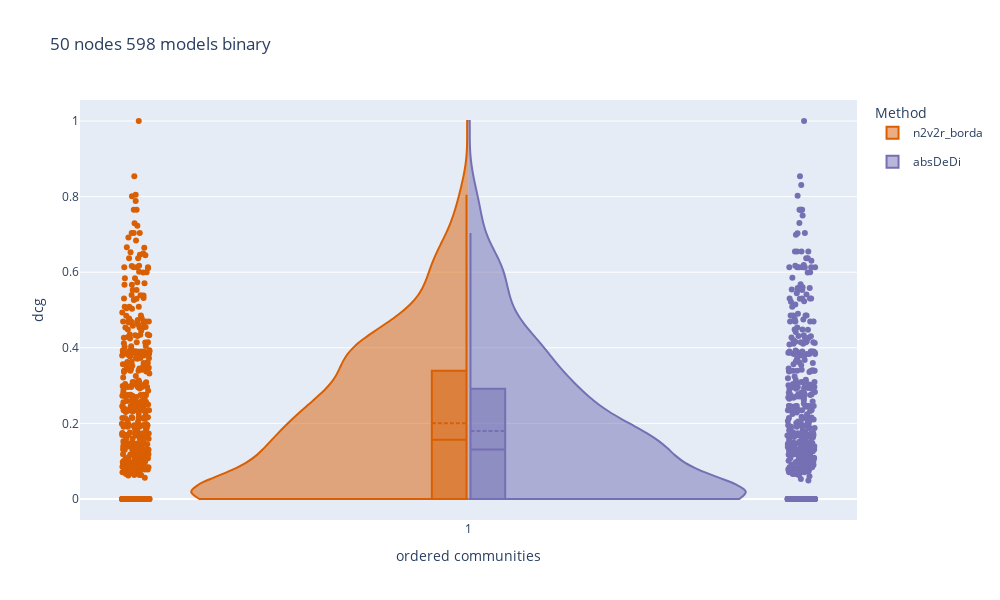
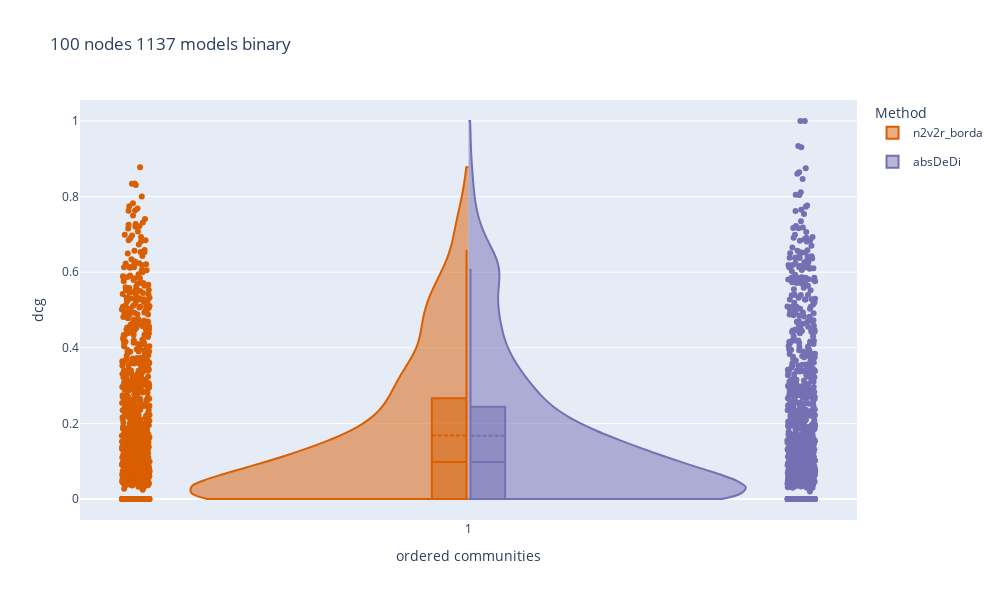
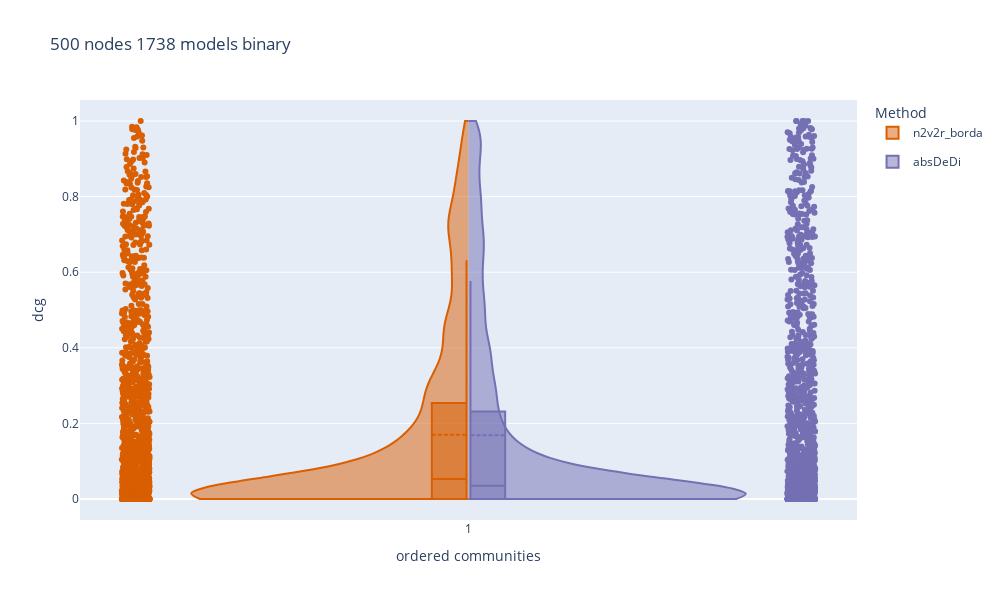
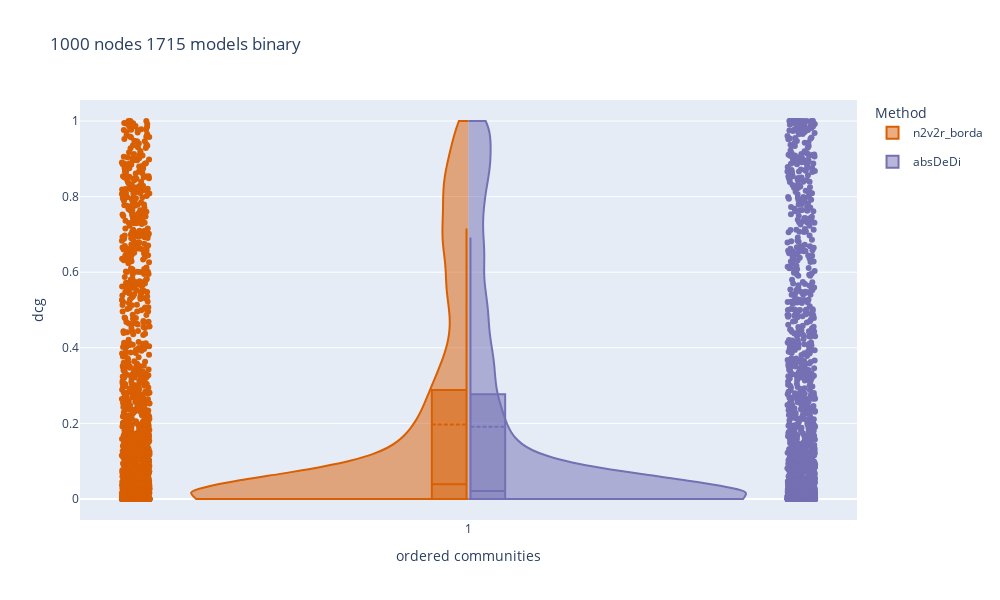

These figures' notebook cell, in order:
### Code cell
import plotly.graph_objects as go


num_nodes = [50, 100, 500, 1000, 5000]
num_com = 10


for i in range(len(num_nodes)):
    dcgs = np.concatenate((list_all_n2v2r_binary[i],list_all_n2v2r_borda_binary[i],list_all_absDeDi_binary[i]), axis=None)
    num_models = len(list_all_n2v2r_non_binary[i])
    method_indicator = (['n2v2r'] * ((num_com)*num_models) ) + (['n2v2r_borda'] * ((num_com)*num_models)) + (['absDeDi'] * ((num_com)*num_models))
    comms = [str(i) for i in range(1,num_com+1)]
    comms_indicator = (comms * 3)*num_models

    df = pd.DataFrame(list(zip(dcgs,  method_indicator, comms_indicator)),
                columns =['dcgs', 'method', 'ordered communities'])
    
    df = df[((df['ordered communities']=='1'))]


    # fig = px.violin(df_restr, x="ordered communities", y="ndcgs", 
    #             color='method',  box=True, 
    #             height=400,  title= f'{num_nodes[i]} samples non binary',  color_discrete_sequence = ['#1b9e77','#d95f02','#7570b3'])



    # fig.show()

    fig = go.Figure()

    fig.add_trace(go.Violin(x=df['ordered communities'][ df['method'] == 'n2v2r_borda' ],
                            y=df['dcgs'][ df['method'] == 'n2v2r_borda' ],
                            legendgroup='n2v2r_borda', scalegroup='n2v2r_borda', name='n2v2r_borda',
                            side='negative',
                            pointpos=-1.2,
                            line_color='#d95f02')
                )
    fig.add_trace(go.Violin(x=df['ordered communities'][ df['method'] == 'absDeDi' ],
                            y=df['dcgs'][ df['method'] == 'absDeDi' ],
                            legendgroup='absDeDi', scalegroup='absDeDi', name='absDeDi',
                            side='positive',
                            pointpos=1.2,
                            line_color='#7570b3')
                )
                
    fig.update_traces(meanline_visible=True,spanmode = 'hard', box_visible=True, points='all', # show all points
                  jitter=0.05)
    fig.update_layout(violingap=0, violinmode='overlay', title=f'{num_nodes[i]} nodes {num_models}  samples binary',
    xaxis_title="ordered communities",
    yaxis_title="dcg",
    legend_title="Method",width=1000,
    height=600)

    fig.show()

### Figure 1 — Plotly figure (JSON) as saved in the notebook; plotly's stock layout.template omitted (floating-point values rounded to 4 significant figures; data arrays with more than 128 entries replaced by an {"elided": "..."} marker saying what was removed)
{"data": [{"box": {"visible": true}, "jitter": 0.05, "legendgroup": "n2v2r_borda", "line": {"color": "#d95f02"}, "meanline": {"visible": true}, "name": "n2v2r_borda", "pointpos": -1.2, "points": "all", "scalegroup": "n2v2r_borda", "side": "negative", "spanmode": "hard", "type": "violin", "x": {"elided": "598 str values"}, "y": {"elided": "598 float values"}}, {"box": {"visible": true}, "jitter": 0.05, "legendgroup": "absDeDi", "line": {"color": "#7570b3"}, "meanline": {"visible": true}, "name": "absDeDi", "pointpos": 1.2, "points": "all", "scalegroup": "absDeDi", "side": "positive", "spanmode": "hard", "type": "violin", "x": {"elided": "598 str values"}, "y": {"elided": "598 float values"}}], "layout": {"height": 600, "legend": {"title": {"text": "Method"}}, "title": {"text": "50 nodes 598 models binary"}, "violingap": 0, "violinmode": "overlay", "width": 1000, "xaxis": {"title": {"text": "ordered communities"}}, "yaxis": {"title": {"text": "dcg"}}}}

### Figure 2 — Plotly figure (JSON) as saved in the notebook; plotly's stock layout.template omitted (floating-point values rounded to 4 significant figures; data arrays with more than 128 entries replaced by an {"elided": "..."} marker saying what was removed)
{"data": [{"box": {"visible": true}, "jitter": 0.05, "legendgroup": "n2v2r_borda", "line": {"color": "#d95f02"}, "meanline": {"visible": true}, "name": "n2v2r_borda", "pointpos": -1.2, "points": "all", "scalegroup": "n2v2r_borda", "side": "negative", "spanmode": "hard", "type": "violin", "x": {"elided": "1137 str values"}, "y": {"elided": "1137 float values"}}, {"box": {"visible": true}, "jitter": 0.05, "legendgroup": "absDeDi", "line": {"color": "#7570b3"}, "meanline": {"visible": true}, "name": "absDeDi", "pointpos": 1.2, "points": "all", "scalegroup": "absDeDi", "side": "positive", "spanmode": "hard", "type": "violin", "x": {"elided": "1137 str values"}, "y": {"elided": "1137 float values"}}], "layout": {"height": 600, "legend": {"title": {"text": "Method"}}, "title": {"text": "100 nodes 1137 models binary"}, "violingap": 0, "violinmode": "overlay", "width": 1000, "xaxis": {"title": {"text": "ordered communities"}}, "yaxis": {"title": {"text": "dcg"}}}}

### Figure 3 — Plotly figure (JSON) as saved in the notebook; plotly's stock layout.template omitted (floating-point values rounded to 4 significant figures; data arrays with more than 128 entries replaced by an {"elided": "..."} marker saying what was removed)
{"data": [{"box": {"visible": true}, "jitter": 0.05, "legendgroup": "n2v2r_borda", "line": {"color": "#d95f02"}, "meanline": {"visible": true}, "name": "n2v2r_borda", "pointpos": -1.2, "points": "all", "scalegroup": "n2v2r_borda", "side": "negative", "spanmode": "hard", "type": "violin", "x": {"elided": "1738 str values"}, "y": {"elided": "1738 float values"}}, {"box": {"visible": true}, "jitter": 0.05, "legendgroup": "absDeDi", "line": {"color": "#7570b3"}, "meanline": {"visible": true}, "name": "absDeDi", "pointpos": 1.2, "points": "all", "scalegroup": "absDeDi", "side": "positive", "spanmode": "hard", "type": "violin", "x": {"elided": "1738 str values"}, "y": {"elided": "1738 float values"}}], "layout": {"height": 600, "legend": {"title": {"text": "Method"}}, "title": {"text": "500 nodes 1738 models binary"}, "violingap": 0, "violinmode": "overlay", "width": 1000, "xaxis": {"title": {"text": "ordered communities"}}, "yaxis": {"title": {"text": "dcg"}}}}

### Figure 4 — Plotly figure (JSON) as saved in the notebook; plotly's stock layout.template omitted (floating-point values rounded to 4 significant figures; data arrays with more than 128 entries replaced by an {"elided": "..."} marker saying what was removed)
{"data": [{"box": {"visible": true}, "jitter": 0.05, "legendgroup": "n2v2r_borda", "line": {"color": "#d95f02"}, "meanline": {"visible": true}, "name": "n2v2r_borda", "pointpos": -1.2, "points": "all", "scalegroup": "n2v2r_borda", "side": "negative", "spanmode": "hard", "type": "violin", "x": {"elided": "1715 str values"}, "y": {"elided": "1715 float values"}}, {"box": {"visible": true}, "jitter": 0.05, "legendgroup": "absDeDi", "line": {"color": "#7570b3"}, "meanline": {"visible": true}, "name": "absDeDi", "pointpos": 1.2, "points": "all", "scalegroup": "absDeDi", "side": "positive", "spanmode": "hard", "type": "violin", "x": {"elided": "1715 str values"}, "y": {"elided": "1715 float values"}}], "layout": {"height": 600, "legend": {"title": {"text": "Method"}}, "title": {"text": "1000 nodes 1715 models binary"}, "violingap": 0, "violinmode": "overlay", "width": 1000, "xaxis": {"title": {"text": "ordered communities"}}, "yaxis": {"title": {"text": "dcg"}}}}
